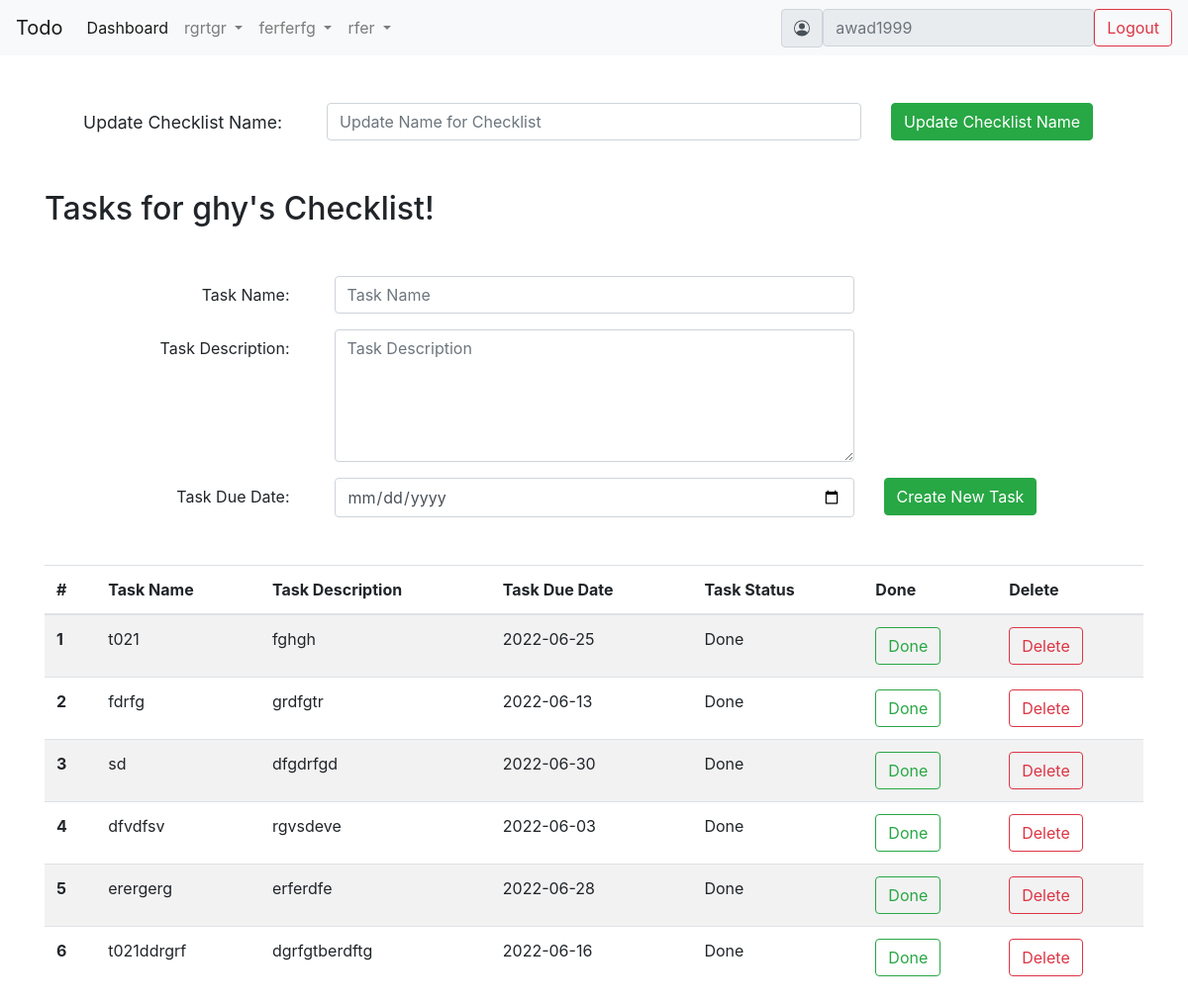
Page /showChecklist.php?id=17&nameChecklist=ghy (signed in) on the committed database.
### tables this page shows
CREATE TABLE `checklist_groups` (
  `id` bigint(20) UNSIGNED NOT NULL,
  `name` varchar(255) NOT NULL,
  `user_id` bigint(20) UNSIGNED NOT NULL,
  `is_day` tinyint(1) NOT NULL DEFAULT '0',
  `created_at` timestamp NULL DEFAULT NULL,
  `updated_at` timestamp NULL DEFAULT NULL,
  `deleted_at` timestamp NULL DEFAULT NULL
);

CREATE TABLE `tasks` (
  `id` bigint(20) UNSIGNED NOT NULL,
  `checklist_id` bigint(20) UNSIGNED NOT NULL,
  `user_id` bigint(20) UNSIGNED NOT NULL,
  `name` varchar(255) NOT NULL,
  `desc` text NOT NULL,
  `status` text NOT NULL,
  `due_date` date NOT NULL,
  `created_at` timestamp NULL DEFAULT NULL,
  `updated_at` timestamp NULL DEFAULT NULL,
  `deleted_at` timestamp NULL DEFAULT NULL
);

### showChecklist.php (the view, shortened to what this page needs)
<!DOCTYPE html>
<html lang="en">
<head>
    <link rel="stylesheet" href="https://cdn.jsdelivr.net/npm/bootstrap@4.0.0/dist/css/bootstrap.min.css">
</head>
<body>
    <nav class="navbar navbar-expand-lg navbar-light bg-light">
        <a class="navbar-brand" href="#">Todo</a>
        <div class="collapse navbar-collapse" id="navbarSupportedContent">
            <ul class="navbar-nav mr-auto">
                <li class="nav-item active">
                    <a class="nav-link" href="index.php">Dashboard <span class="sr-only">(current)</span></a>
                </li>
                <?php
                require 'config.php';
                $user_id = $_SESSION['id'];
                $query = $link->query("SELECT * FROM `checklist_groups` WHERE user_id=$user_id  ORDER BY `id` ASC");
                while ($row = $query->fetch_array()) {
                ?>
                    <li class="nav-item dropdown">
                        <a class="nav-link dropdown-toggle" href="#" id="navbarDropdown" role="button" data-toggle="dropdown" aria-haspopup="true" aria-expanded="false">
                            <?php echo $row['name']; ?>
                        </a>
                    </li>
                <?php }
                ?>
            </ul>
            <form class="form-inline my-2 my-lg-0">
                <span class="input-group-text" id="basic-addon1">
                </span>
                <?php if (isset($_SESSION['username'])) : ?>
                    <input type="text" class="form-control" placeholder="<?php echo $_SESSION['username']; ?>" aria-label="Input group example" aria-describedby="basic-addon1" readonly>
                    <a href="index.php?logout='1'"><button class="btn btn-outline-danger my-2 my-sm-0" type="submit">Logout</button></a>
                <?php endif ?>
            </form>
        </div>
    </nav>
    <form action="edit_Checklist.php" method="post">
        <div class="container mt-5">
            <div class="row">
                <div class="col-sm text-right">
                    <label name="" class="col-sm col-form-label" style="font-size: 1.1rem;">Update Checklist Name:</label>
                </div>
                <div class="col-6">
                    <input class="form-control" type="text" placeholder="Update Name for Checklist" name="name">
                </div>
                <div class="col-sm">
                    <button type="submit" class="btn btn-success" name="checklist_submit">Update Checklist Name</button>
                </div>
            </div>
        </div>
    </form>
    <div class="container mt-5">
        <h2>Tasks for <?php echo $_GET['nameChecklist'] ?>'s Checklist!</h2>
        <form action="insertTask.php" method="post">
            <div class="container mt-5">
                <div class="row">
                    <div class="col-sm text-right">
                        <label name="" class="col-sm col-form-label" style="font-size: 1rem;">Task Name:</label>
                    </div>
                    <div class="col-6">
                        <input class="form-control" type="text" placeholder="Task Name" name="nameTask">
                    </div>
                    <div class="col-sm">
                    </div>
                </div>
                <div class="row  mt-3">
                    <div class="col-sm text-right">
                        <label name="" class="col-sm col-form-label" style="font-size: 1rem;">Task Description:</label>
                    </div>
                    <div class="col-6">
                        <textarea class="form-control" type="text" placeholder="Task Description" name="descTask" rows="5"></textarea>
                    </div>
                    <div class="col-sm">
                    </div>
                </div>
                <div class="row  mt-3">
                    <div class="col-sm text-right">
                        <label name="" class="col-sm col-form-label" style="font-size: 1rem;">Task Due Date:</label>
                    </div>
                    <div class="col-6">
                        <input class="form-control" type="date" name="dateTask">
                    </div>
                    <div class="col-sm">
                        <button type="submit" class="btn btn-success" name="submit_task">Create New Task</button>
                    </div>
                </div>
            </div>
        </form>
        <table class="table table-striped mt-5">
            <thead>
                <tr>
                    <th scope="col">#</th>
                    <th scope="col">Task Name</th>
                    <th scope="col">Task Description</th>
                    <th scope="col">Task Due Date</th>
                    <th scope="col">Task Status</th>
                    <th scope="col">Done</th>
                    <th scope="col">Delete</th>
                </tr>
            </thead>
            <tbody>
                <?php
                $checklist_id = $_GET['id'];
                $query = $link->query("SELECT * FROM `tasks` WHERE checklist_id=$checklist_id  ORDER BY `id` ASC");
                $count = 1;
                while ($row = $query->fetch_array()) {
                ?>
                    <tr>
                        <th scope="row"><?php echo $count; ?></th>
                        <td><?php echo $row['name']; ?></td>
                        <td><?php echo $row['desc']; ?></td>
                        <td><?php echo $row['due_date']; ?></td>
                        <td><?php echo $row['status']; ?></td>
                        <form action="taskDone.php" method="post">
                            <td><a href="showChecklist.php?id=<?php echo $_GET['id'] ?>&nameChecklist=<?php echo $_GET['nameChecklist'] ?>&task_id=<?php echo $row['id']; ?>"><button class="btn btn-outline-success" type="submit">Done</button></a></td>
                        </form>
                        <form action="delete_task.php" method="post">
                            <td><a href="delete_task.php?id=<?php echo $_GET['id'] ?>&nameChecklist=<?php echo $_GET['nameChecklist'] ?>&task_id=<?php echo $row['id'] ?>"><button class="btn btn-outline-danger" type="submit">Delete</button></a></td>
                        </form>
                    </tr>
                <?php
                    $count = $count + 1;
                } ?>
            </tbody>
        </table>
    </div>
</body>
</html>

### rows in the picture
checklist_groups: name "rgrtgr"
checklist_groups: name "ferferfg"
checklist_groups: name "rfer"
tasks: name "t021", desc "fghgh", due_date "2022-06-25", status "Done"
tasks: name "fdrfg", desc "grdfgtr", due_date "2022-06-13", status "Done"
tasks: name "sd", desc "dfgdrfgd", due_date "2022-06-30", status "Done"
tasks: name "dfvdfsv", desc "rgvsdeve", due_date "2022-06-03", status "Done"
tasks: name "erergerg", desc "erferdfe", due_date "2022-06-28", status "Done"
tasks: name "t021ddrgrf", desc "dgrfgtberdftg", due_date "2022-06-16", status "Done"

### other values in the picture
$_GET['nameChecklist'] "ghy"
